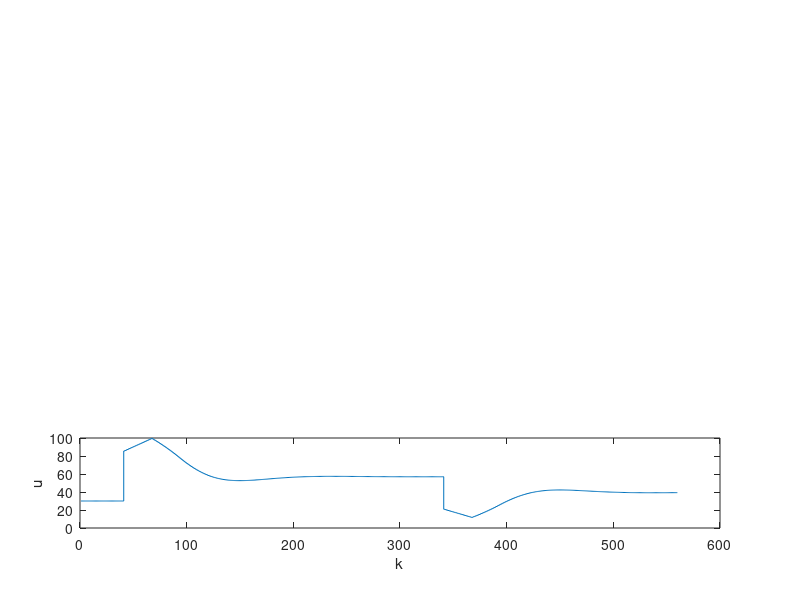

This figure's MATLAB source: (Note: this script raises an error after producing the figure.)
close all;
clear all;


Ypp=32.31;
Upp=30;
n = 560;
% Yzad(1:n) = 1.9;
% Yzad(21:n) = 1.6;
% Yzad(1001:n)=1.4;
% Yzad(1501:n)=2.5;
% Yzad(2201:n)=1.4;
Yzad(1:40)=Ypp;
Yzad(41:340)=40;
Yzad(341:n)=35;

% Y(1:n) = Ypp;
% u(1:n) = Upp;
Y(1:n) = 0;
u(1:n) = 0; %model powstal po przesunieciu do p. (0,0)
err = 0;

K=7.19; Ti=102.8612; Td=0; Ts=1;%
delay = 26;

Yzad = Yzad - Ypp;
r2 = K*Td/Ts; r1 = K*(Ts/(2*Ti)-2*Td/Ts - 1); r0 = K*(1+Ts/(2*Ti) + Td/Ts);
b = [0.003064652225950;2.062569671907917e-13;0.989242651227519;0]

%glowna petla PID
for k=31:n 
     Y(k)=[u(k-delay-1) u(k-delay-2) Y(k-1) Y(k-2)] * b;
     e(k)=Yzad(k)-Y(k); %blad wyjscia
     
     du = r2*e(k-2)+r1*e(k-1)+r0*e(k);

     u(k)=du+u(k-1); 
      if u(k)>100-Upp %ograniczenia na min/max sygnalu sterowania
          u(k) = 100-Upp;
      end
      if u(k)<0-Upp
          u(k) = 0-Upp;
      end
     U(k)= u(k); %przesuniecie sterowania do punktu pracy
     
end; 

err = sum(e.^2)

figure('Position',  [403 246 660 420]);
%title('PID z parametrami eksperymentalnymi, err=19.68');
subplot('Position', [0.1 0.12 0.8 0.15]);
stairs(U+Upp);
ylabel('u'); 
xlabel('k');
 decimal_comma(gca, 'XY');
subplot('Position', [0.1 0.37 0.8 0.6]);
plot(Y+Ypp);
ylabel('y'); 
hold on; 
stairs(Yzad+Ypp,':');
 decimal_comma(gca, 'XY');
